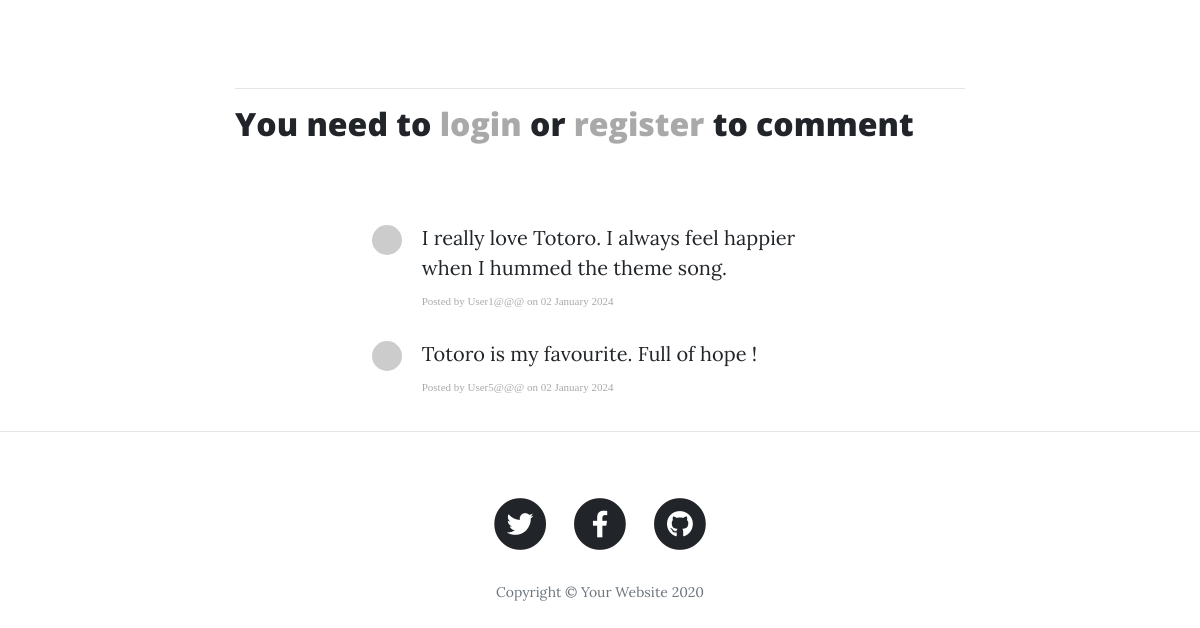
Page /post/3 (lower part) on the earlier database version.
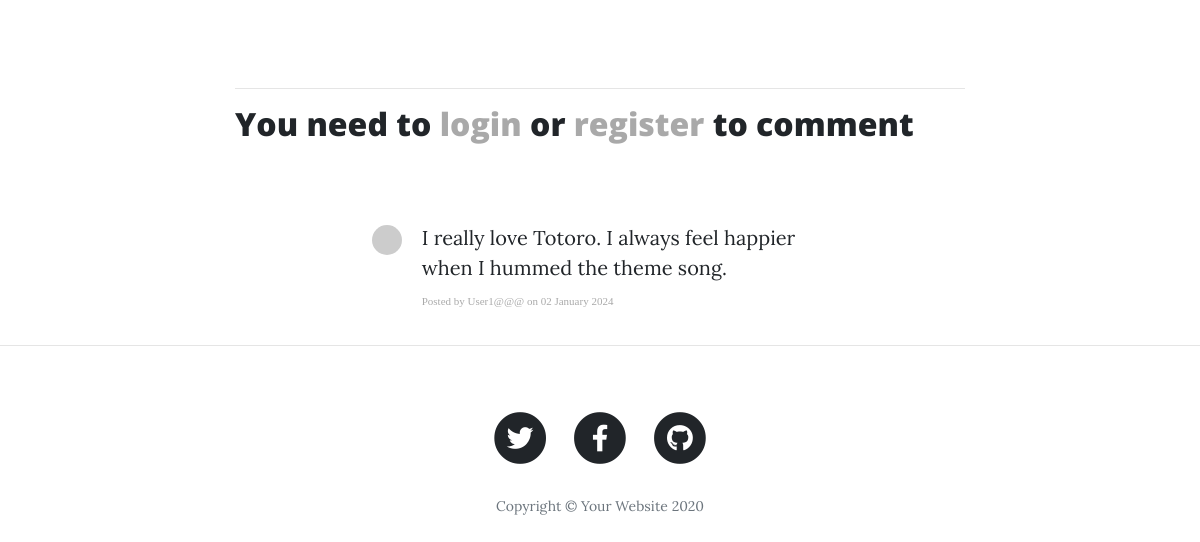
Same page on the later database version.
### main.py (models this page shows)
class Comment(db.Model):
    __tablename__ = "comments"
    id = db.Column(db.Integer, primary_key=True)
    text = db.Column(db.Text, nullable=False)
    date = db.Column(db.String(250), nullable=False)
    author_id = db.Column(db.Integer, db.ForeignKey("users.id"))  # Must use the table name, e.g., "users"
    comment_author = relationship("User", back_populates="comments")
    post_id = db.Column(db.Integer,
                        db.ForeignKey("blog_posts.id", ondelete="CASCADE", deferrable=True, initially="DEFERRED"),
                        nullable=False)
    parent_post = relationship("BlogPost", back_populates="comments")

class User(UserMixin, db.Model):
    __tablename__ = "users"
    id = db.Column(db.Integer, primary_key=True)
    email = db.Column(db.String(250), unique=True)
    password = db.Column(db.String(250))
    name = db.Column(db.String(100))
    b_posts = db.relationship("BlogPost", back_populates="author", lazy=True)
    comments = relationship("Comment", back_populates="comment_author", lazy=True)

class BlogPost(db.Model):
    __tablename__ = "blog_posts"
    id = db.Column(db.Integer, primary_key=True)
    title = db.Column(db.String(250), unique=True, nullable=False)
    subtitle = db.Column(db.String(250), nullable=False)
    date = db.Column(db.String(250), nullable=False)
    body = db.Column(db.Text, nullable=False)
    img_url = db.Column(db.String(250), nullable=False)
    author_id = db.Column(db.Integer, db.ForeignKey("users.id")) #<- must use the table name eg. "users"
    author = db.relationship("User", back_populates="b_posts")
    comments = relationship("Comment", back_populates="parent_post", cascade="all, delete-orphan", passive_deletes=True, lazy=True)

### main.py (the view, shortened to what this page needs)
@app.route("/post/<int:post_id>",methods=["GET", "POST"])
def show_post(post_id):
    form = CommentForm()
    requested_post = BlogPost.query.get(post_id)
    return render_template("post.html", post=requested_post, form=form, current_user=current_user)

### main.py (called while the page is built)
def gravatar_url(email, size=150, rating='g', default='identicon', force_default=False):
    hash_value = hashlib.md5(email.lower().encode('utf-8')).hexdigest()
    return f"https://www.gravatar.com/avatar/{hash_value}?s={size}&d={default}&r={rating}&f={force_default}"

### templates/post.html (shortened to what this page needs)
{% from 'bootstrap/form.html' import render_form %}
{% include "header.html" %}
  <article>
    <div class="container">
      <div class="row">
        <div class="col-lg-8 col-md-10 mx-auto">
            {{ post.body|safe }}
          <hr>
        {% if current_user.is_authenticated %}
          {{ ckeditor.load() }}
          {{ ckeditor.config(name='comment_text') }}
          {{ render_form(form, novalidate=True) }}
        {% else %}
          <h2 class="subheading">
            You need to
            <a href="{{url_for('login')}}"style="color: darkgrey;">login</a>
            or
            <a href="{{url_for('register')}}"style="color: darkgrey;">register</a>
            to comment
          </h2>
        {% endif %}
          <div class="col-lg-8 col-md-10 mx-auto comment">
            {% for comment in post.comments %}
              <ul class="commentList">
                <li>
                    <div class="commenterImage" style="margin-right: 20px;">
                      <img src="{{ comment.comment_author.email | gravatar }}"/>
                    </div>
                    <div class="commentText">
                      {{comment.text | safe}}
                      <span class="date sub-text">Posted by {{comment.comment_author.name}} on {{post.date}}</span>
                    </div>
                </li>
              </ul>
              {% endfor %}
            </div>
          </div>
      </div>
    </div>
  </article>
  <hr>
{% include "footer.html" %}

### templates/header.html (shortened to what this page needs)
<!DOCTYPE html>
<html lang="en">
<head>
  <link href="{{ url_for('static', filename='vendor/bootstrap/css/bootstrap.min.css') }}" rel="stylesheet">
  <link href="{{ url_for('static', filename='vendor/fontawesome-free/css/all.min.css')}}" rel="stylesheet" type="text/css">
  <link href="{{ url_for('static', filename='css/clean-blog.min.css')}}" rel="stylesheet">
</head>
<body>

### templates/footer.html (shortened to what this page needs)
  <footer>
    <div class="container">
      <div class="row">
        <div class="col-lg-8 col-md-10 mx-auto">
          <ul class="list-inline text-center">
            <li class="list-inline-item">
              <a href="#">
                <span class="fa-stack fa-lg">
                  <i class="fas fa-circle fa-stack-2x"></i>
                  <i class="fab fa-twitter fa-stack-1x fa-inverse"></i>
                </span>
              </a>
            </li>
            <li class="list-inline-item">
              <a href="#">
                <span class="fa-stack fa-lg">
                  <i class="fas fa-circle fa-stack-2x"></i>
                  <i class="fab fa-facebook-f fa-stack-1x fa-inverse"></i>
                </span>
              </a>
            </li>
            <li class="list-inline-item">
              <a href="#">
                <span class="fa-stack fa-lg">
                  <i class="fas fa-circle fa-stack-2x"></i>
                  <i class="fab fa-github fa-stack-1x fa-inverse"></i>
                </span>
              </a>
            </li>
          </ul>
          <p class="copyright text-muted">Copyright &copy; Your Website 2020</p>
        </div>
      </div>
    </div>
  </footer>
</body>
</html>

Differences in the rows shown:
removed Comment: text "Totoro is my favourite. Full of hope !", comment_author.name "User5@@@", {{ post.date }} "02 January 2024"
